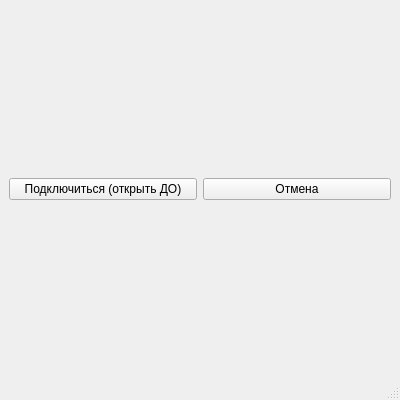
<?xml version="1.0" encoding="UTF-8"?>
<ui version="4.0">
 <class>MainWindow</class>
 <widget class="QMainWindow" name="MainWindow">
  <property name="geometry">
   <rect>
    <x>0</x>
    <y>0</y>
    <width>400</width>
    <height>400</height>
   </rect>
  </property>
  <property name="minimumSize">
   <size>
    <width>400</width>
    <height>400</height>
   </size>
  </property>
  <property name="maximumSize">
   <size>
    <width>500</width>
    <height>500</height>
   </size>
  </property>
  <property name="windowTitle">
   <string>MainWindow</string>
  </property>
  <widget class="QWidget" name="centralwidget">
   <layout class="QGridLayout" name="gridLayout">
    <item row="12" column="2">
     <widget class="QPushButton" name="pushButton_2">
      <property name="maximumSize">
       <size>
        <width>200</width>
        <height>16777215</height>
       </size>
      </property>
      <property name="text">
       <string>Отмена</string>
      </property>
      <property name="autoRepeat">
       <bool>false</bool>
      </property>
      <property name="autoRepeatDelay">
       <number>300</number>
      </property>
     </widget>
    </item>
    <item row="12" column="0">
     <widget class="QPushButton" name="pushButton">
      <property name="maximumSize">
       <size>
        <width>200</width>
        <height>16777215</height>
       </size>
      </property>
      <property name="text">
       <string>Подключиться (открыть ДО)</string>
      </property>
     </widget>
    </item>
   </layout>
  </widget>
  <widget class="QMenuBar" name="menubar">
   <property name="geometry">
    <rect>
     <x>0</x>
     <y>0</y>
     <width>400</width>
     <height>17</height>
    </rect>
   </property>
  </widget>
  <widget class="QStatusBar" name="statusbar"/>
 </widget>
 <tabstops>
  <tabstop>pushButton</tabstop>
  <tabstop>pushButton_2</tabstop>
 </tabstops>
 <resources/>
 <connections>
  <connection>
   <sender>pushButton_2</sender>
   <signal>clicked()</signal>
   <receiver>MainWindow</receiver>
   <slot>close()</slot>
   <hints>
    <hint type="sourcelabel">
     <x>290</x>
     <y>328</y>
    </hint>
    <hint type="destinationlabel">
     <x>199</x>
     <y>199</y>
    </hint>
   </hints>
  </connection>
 </connections>
</ui>
